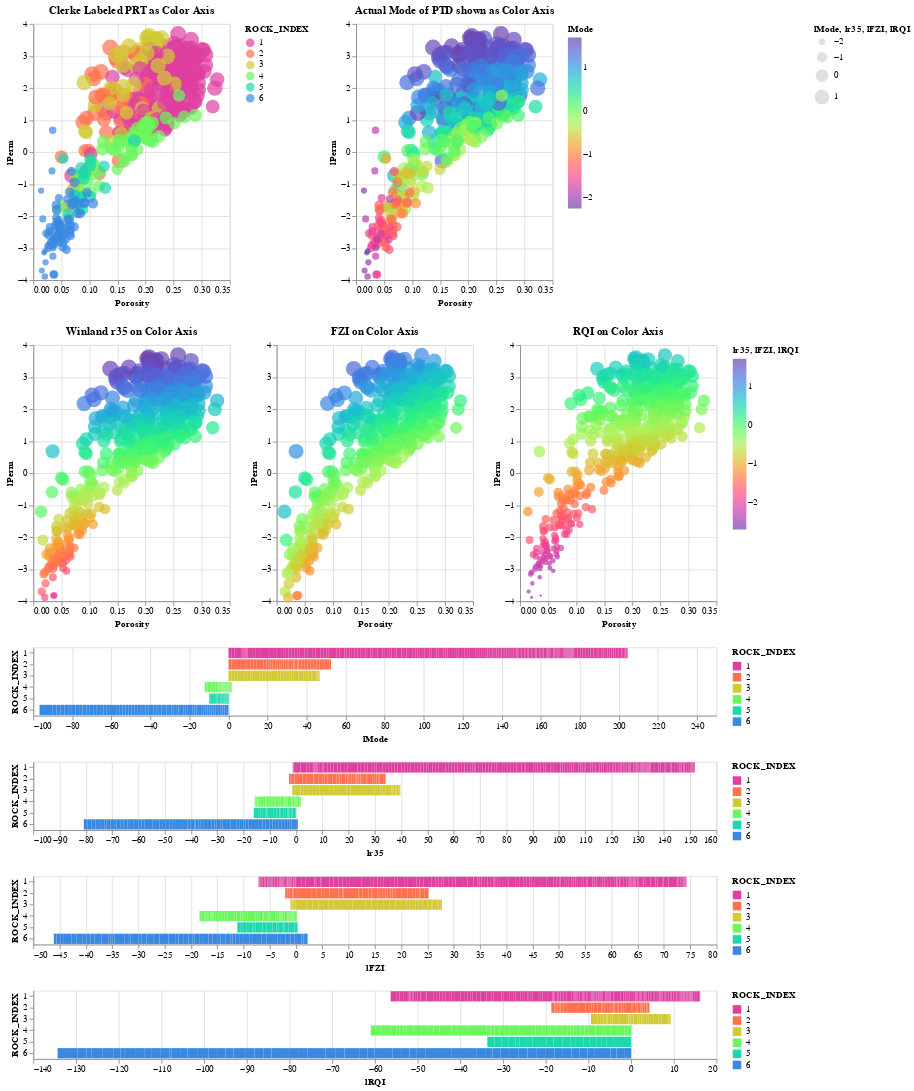

Notebook code cell kept with this figure:
### Markdown cell above
### Petrophysical Rock Typing (PRT):

The first poro-perm xplot below shows the actual Mode of Pore Throats on the Z color axis. The second xplot shows Winland r35 on the color axis and the third xplot shows Amaefule FZI on the color axis.


The actual mode of the Pore Throat Distribution is shown in the first poro-perm xplot. Winlands' r35 and Amaefule's FZI attempt to predict the most dominant pore. Winland's r35 is usually a close proximity, but in dual porosity carbonates FZI does not do well. 

Windland's r35 is calculated:

        r35(microns) = 10**(0.732 + 0.588*log(Permeability) - 0.864*log(Porosity*100))


Amaefule-Kersey FZI is calculated:

        RQI(microns) = 0.0314 * sqrt(Permeability/Porosity)
        
        Phiz = Porosity / (1 - Porosity)

        FZI(microns) = RQI / Phiz
    
where Porosity is a volume fraction and not percent. We are also plotting RQI on the color axis of some plots too.

On this dataset it appears that r35 has the best match to the actual mode of the Pore Throat Distribution. This is probably due to the bi-modality of the macro-porous rock. FZI falls between the two modes which is where there is the least amount of pore throats. Windland's r35 does a faily good job of estimating the most dominant pore throat. 

As discussed above, the Mode of the Pore Throat Distribution can be calculated directly from the Thomeer parameters. The exact mode of the PTD radius is calculated from G and Pd using the following Buiting equation:

        Mode(microns) = (exp(-1.15 * G) * (214/Pd))/2

where G and Pd are from the most dominant pore system of the HPMI core sample.
 
### PRT in Relationship with Mode of Pore Throat Distribution, Winland r35 , Amaefule FZI and RQI:

### Code cell
interval = alt.selection_interval()

base = alt.Chart(df).properties(
    width=230,
    height=300, 
).add_selection(interval)


prt = base.mark_point(filled=True, size=200).encode(
    x='Porosity:Q',
    y='lPerm:Q',
    size='lMode:Q',
    color=alt.condition(interval, 'ROCK_INDEX:O', alt.value('lightgray'),scale=alt.Scale(scheme='rainbow')),
    #color=alt.condition(selector, 'Well_Name:O', alt.value('lightgray'), legend=None),
    tooltip='Mode:Q', 
).properties(
    title='Clerke Labeled PRT as Color Axis',
    selection=interval
)


pointsMode = base.mark_point(filled=True, size=200).encode(
    x='Porosity:Q',
    y='lPerm:Q',
    size='lMode:Q',
    color=alt.condition(interval, 'lMode:Q', alt.value('lightgray'),scale=alt.Scale(scheme='rainbow')),
    #color=alt.condition(selector, 'Well_Name:O', alt.value('lightgray'), legend=None),
    tooltip='Mode:Q', 
).properties(
    title='Actual Mode of PTD shown as Color Axis',
    selection=interval
)

pointsr35 = base.mark_point(filled=True, size=200).encode(
    x='Porosity:Q',
    y='lPerm:Q',
    size='lr35:Q',
    color=alt.condition(interval, 'lr35:Q', alt.value('lightgray'),scale=alt.Scale(scheme='rainbow')),
    #color=alt.condition(selector, 'Well_Name:O', alt.value('lightgray'), legend=None),
    tooltip='Winland_r35:Q', 
).properties(
    title='Winland r35 on Color Axis',
    selection=interval
)

pointsFZI = base.mark_point(filled=True, size=200).encode(
    x='Porosity:Q',
    y='lPerm:Q',
    size='lFZI:Q',
    color=alt.condition(interval, 'lFZI:Q', alt.value('lightgray'),scale=alt.Scale(scheme='rainbow')),
    #color=alt.condition(selector, 'Well_Name:O', alt.value('lightgray'), legend=None),
    tooltip='FZI:Q', 
).properties(
    title='FZI on Color Axis',
    selection=interval
)

pointsRQI = base.mark_point(filled=True, size=200).encode(
    x='Porosity:Q',
    y='lPerm:Q',
    size='lRQI:Q',
    color=alt.condition(interval, 'lRQI:Q', alt.value('lightgray'),scale=alt.Scale(scheme='rainbow')),
    #color=alt.condition(selector, 'Well_Name:O', alt.value('lightgray'), legend=None),
    tooltip='RQI:Q', 
).properties(
    title='RQI on Color Axis',
    selection=interval
)

hist1 = alt.Chart(df).mark_bar().encode(
    #x='count()',
    x='lMode',
    y='ROCK_INDEX:O',
    color=alt.condition(interval, 'ROCK_INDEX:O', alt.value('lightgray'),scale=alt.Scale(scheme='rainbow'))
).properties(
    width=800,
    height=80
).transform_filter(
    interval
)

hist2 = alt.Chart(df).mark_bar().encode(
    #x='count()',
    x='lr35',
    y='ROCK_INDEX:O',
    color=alt.condition(interval, 'ROCK_INDEX:O', alt.value('lightgray'),scale=alt.Scale(scheme='rainbow'))
).properties(
    width=800,
    height=80
).transform_filter(
    interval
)

hist3 = alt.Chart(df).mark_bar().encode(
    #x='count()',
    x='lFZI',
    y='ROCK_INDEX:O',
    color=alt.condition(interval, 'ROCK_INDEX:O', alt.value('lightgray'),scale=alt.Scale(scheme='rainbow'))
).properties(
    width=800,
    height=80
).transform_filter(
    interval
)

hist4 = alt.Chart(df).mark_bar().encode(
    #x='count()',
    x='lRQI',
    y='ROCK_INDEX:O',
    color=alt.condition(interval, 'ROCK_INDEX:O', alt.value('lightgray'),scale=alt.Scale(scheme='rainbow'))
).properties(
    width=800,
    height=80
).transform_filter(
    interval
)







thomeer = prt | pointsMode

scatter = pointsr35 | pointsFZI | pointsRQI

thomeer & scatter & hist1 & hist2 & hist3 & hist4

### Figure 1 — Vega-Lite specification as saved in the notebook (floating-point values rounded to 4 significant figures; data arrays with more than 128 entries replaced by an {"elided": "..."} marker saying what was removed)
{"config": {"view": {"continuousWidth": 400, "continuousHeight": 300}}, "vconcat": [{"hconcat": [{"mark": {"type": "point", "filled": true, "size": 200}, "encoding": {"color": {"condition": {"type": "ordinal", "field": "ROCK_INDEX", "scale": {"scheme": "rainbow"}, "selection": "selector009"}, "value": "lightgray"}, "size": {"type": "quantitative", "field": "lMode"}, "tooltip": {"type": "quantitative", "field": "Mode"}, "x": {"type": "quantitative", "field": "Porosity"}, "y": {"type": "quantitative", "field": "lPerm"}}, "height": 300, "selection": {"selector009": {"type": "interval"}}, "title": "Clerke Labeled PRT as Color Axis", "width": 230}, {"mark": {"type": "point", "filled": true, "size": 200}, "encoding": {"color": {"condition": {"type": "quantitative", "field": "lMode", "scale": {"scheme": "rainbow"}, "selection": "selector009"}, "value": "lightgray"}, "size": {"type": "quantitative", "field": "lMode"}, "tooltip": {"type": "quantitative", "field": "Mode"}, "x": {"type": "quantitative", "field": "Porosity"}, "y": {"type": "quantitative", "field": "lPerm"}}, "height": 300, "selection": {"selector009": {"type": "interval"}}, "title": "Actual Mode of PTD shown as Color Axis", "width": 230}]}, {"hconcat": [{"mark": {"type": "point", "filled": true, "size": 200}, "encoding": {"color": {"condition": {"type": "quantitative", "field": "lr35", "scale": {"scheme": "rainbow"}, "selection": "selector009"}, "value": "lightgray"}, "size": {"type": "quantitative", "field": "lr35"}, "tooltip": {"type": "quantitative", "field": "Winland_r35"}, "x": {"type": "quantitative", "field": "Porosity"}, "y": {"type": "quantitative", "field": "lPerm"}}, "height": 300, "selection": {"selector009": {"type": "interval"}}, "title": "Winland r35 on Color Axis", "width": 230}, {"mark": {"type": "point", "filled": true, "size": 200}, "encoding": {"color": {"condition": {"type": "quantitative", "field": "lFZI", "scale": {"scheme": "rainbow"}, "selection": "selector009"}, "value": "lightgray"}, "size": {"type": "quantitative", "field": "lFZI"}, "tooltip": {"type": "quantitative", "field": "FZI"}, "x": {"type": "quantitative", "field": "Porosity"}, "y": {"type": "quantitative", "field": "lPerm"}}, "height": 300, "selection": {"selector009": {"type": "interval"}}, "title": "FZI on Color Axis", "width": 230}, {"mark": {"type": "point", "filled": true, "size": 200}, "encoding": {"color": {"condition": {"type": "quantitative", "field": "lRQI", "scale": {"scheme": "rainbow"}, "selection": "selector009"}, "value": "lightgray"}, "size": {"type": "quantitative", "field": "lRQI"}, "tooltip": {"type": "quantitative", "field": "RQI"}, "x": {"type": "quantitative", "field": "Porosity"}, "y": {"type": "quantitative", "field": "lPerm"}}, "height": 300, "selection": {"selector009": {"type": "interval"}}, "title": "RQI on Color Axis", "width": 230}]}, {"mark": "bar", "encoding": {"color": {"condition": {"type": "ordinal", "field": "ROCK_INDEX", "scale": {"scheme": "rainbow"}, "selection": "selector009"}, "value": "lightgray"}, "x": {"type": "quantitative", "field": "lMode"}, "y": {"type": "ordinal", "field": "ROCK_INDEX"}}, "height": 80, "transform": [{"filter": {"selection": "selector009"}}], "width": 800}, {"mark": "bar", "encoding": {"color": {"condition": {"type": "ordinal", "field": "ROCK_INDEX", "scale": {"scheme": "rainbow"}, "selection": "selector009"}, "value": "lightgray"}, "x": {"type": "quantitative", "field": "lr35"}, "y": {"type": "ordinal", "field": "ROCK_INDEX"}}, "height": 80, "transform": [{"filter": {"selection": "selector009"}}], "width": 800}, {"mark": "bar", "encoding": {"color": {"condition": {"type": "ordinal", "field": "ROCK_INDEX", "scale": {"scheme": "rainbow"}, "selection": "selector009"}, "value": "lightgray"}, "x": {"type": "quantitative", "field": "lFZI"}, "y": {"type": "ordinal", "field": "ROCK_INDEX"}}, "height": 80, "transform": [{"filter": {"selection": "selector009"}}], "width": 800}, {"mark": "bar", "encoding": {"color": {"condition": {"type": "ordinal", "field": "ROCK_INDEX", "scale": {"scheme": "rainbow"}, "selection": "selector009"}, "value": "lightgray"}, "x": {"type": "quantitative", "field": "lRQI"}, "y": {"type": "ordinal", "field": "ROCK_INDEX"}}, "height": 80, "transform": [{"filter": {"selection": "selector009"}}], "width": 800}], "data": {"name": "data-d21bc4942ff4ee4f7c4509145859d10a"}, "$schema": "https://vega.github.io/schema/vega-lite/v4.8.1.json", "datasets": {"data-d21bc4942ff4ee4f7c4509145859d10a": {"elided": "444 records"}}}
